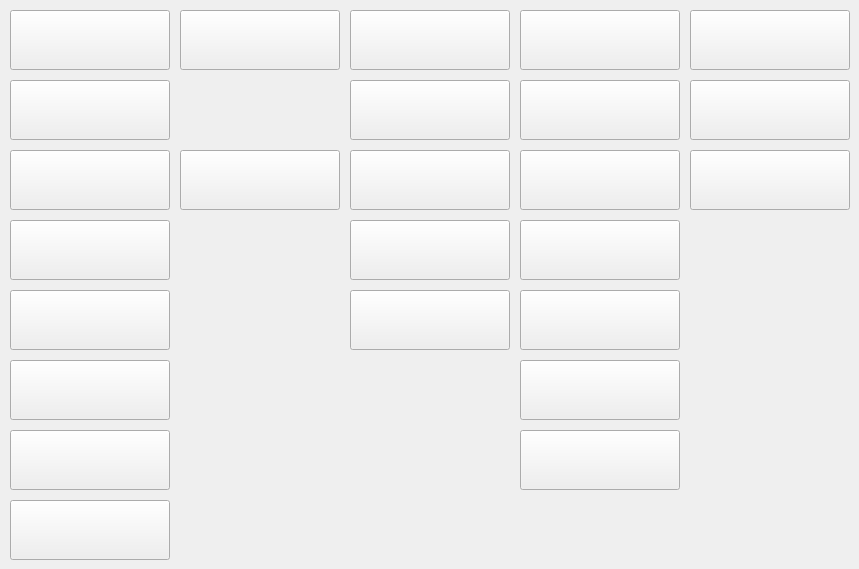
   <widget class="QWidget" name="tab_A_bis_F">
    <attribute name="title">
     <string>Websides von A bis F</string>
    </attribute>
    <widget class="QPushButton" name="Btn_BangBros">
     <property name="geometry">
      <rect>
       <x>10</x>
       <y>290</y>
       <width>160</width>
       <height>60</height>
      </rect>
     </property>
     <property name="toolTip">
      <string>bangros</string>
     </property>
     <property name="whatsThis">
      <string>BangBros</string>
     </property>
     <property name="styleSheet">
      <string notr="true">background-image: url(:/gui/resource_collection_files/Logos/grafics/BangBros/bangbros_160x60.png);</string>
     </property>
     <property name="text">
      <string/>
     </property>
    </widget>
    <widget class="QPushButton" name="Btn_Brazzers">
     <property name="geometry">
      <rect>
       <x>10</x>
       <y>360</y>
       <width>160</width>
       <height>60</height>
      </rect>
     </property>
     <property name="whatsThis">
      <string>Brazzers</string>
     </property>
     <property name="styleSheet">
      <string notr="true">background-image: url(:/gui/resource_collection_files/Logos/grafics/Brazzers/brazzers_160x60.png);</string>
     </property>
     <property name="text">
      <string/>
     </property>
    </widget>
    <widget class="QPushButton" name="Btn_21Naturals">
     <property name="geometry">
      <rect>
       <x>520</x>
       <y>10</y>
       <width>160</width>
       <height>60</height>
      </rect>
     </property>
     <property name="font">
      <font>
       <pointsize>18</pointsize>
      </font>
     </property>
     <property name="whatsThis">
      <string>21Naturals</string>
     </property>
     <property name="styleSheet">
      <string notr="true">background-image: url(:/gui/resource_collection_files/Logos/grafics/21Naturals/21Naturals_160x60.jpg);

</string>
     </property>
     <property name="text">
      <string/>
     </property>
    </widget>
    <widget class="QPushButton" name="Btn_21Sextury">
     <property name="geometry">
      <rect>
       <x>520</x>
       <y>80</y>
       <width>160</width>
       <height>60</height>
      </rect>
     </property>
     <property name="font">
      <font>
       <pointsize>18</pointsize>
      </font>
     </property>
     <property name="whatsThis">
      <string>21Sextury</string>
     </property>
     <property name="styleSheet">
      <string notr="true">background-image: url(:/gui/resource_collection_files/Logos/grafics/21Sextury/21Sextury_160x60.png);

</string>
     </property>
     <property name="text">
      <string/>
     </property>
    </widget>
    <widget class="QPushButton" name="Btn_3rdDegree">
     <property name="geometry">
      <rect>
       <x>180</x>
       <y>150</y>
       <width>160</width>
       <height>60</height>
      </rect>
     </property>
     <property name="font">
      <font>
       <pointsize>18</pointsize>
      </font>
     </property>
     <property name="whatsThis">
      <string>3rdDegree</string>
     </property>
     <property name="styleSheet">
      <string notr="true">background-image: url(:/gui/resource_collection_files/Logos/studios/3rdDegree/3rdDegree_160x60.jpg);

</string>
     </property>
     <property name="text">
      <string/>
     </property>
    </widget>
    <widget class="QPushButton" name="Btn_AllAnalAllTheTime">
     <property name="geometry">
      <rect>
       <x>10</x>
       <y>10</y>
       <width>160</width>
       <height>60</height>
      </rect>
     </property>
     <property name="font">
      <font>
       <pointsize>18</pointsize>
      </font>
     </property>
     <property name="whatsThis">
      <string>AllAnalAllTheTime</string>
     </property>
     <property name="styleSheet">
      <string notr="true">background-image: url(:/gui/resource_collection_files/Logos/grafics/AllAnalAllTheTime/AllAnalAllTheTime_160x60.jpg);

</string>
     </property>
     <property name="text">
      <string/>
     </property>
    </widget>
    <widget class="QPushButton" name="Btn_RealityJunkies">
     <property name="geometry">
      <rect>
       <x>520</x>
       <y>290</y>
       <width>160</width>
       <height>60</height>
      </rect>
     </property>
     <property name="font">
      <font>
       <pointsize>18</pointsize>
      </font>
     </property>
     <property name="whatsThis">
      <string>RealityJunkies</string>
     </property>
     <property name="styleSheet">
      <string notr="true">background-image: url(:/gui/resource_collection_files/Logos/grafics/RealityJunkies/RealityJunkies_160x60.png);</string>
     </property>
     <property name="text">
      <string/>
     </property>
    </widget>
    <widget class="QPushButton" name="Btn_RealityKings">
     <property name="geometry">
      <rect>
       <x>520</x>
       <y>430</y>
       <width>160</width>
       <height>60</height>
      </rect>
     </property>
     <property name="font">
      <font>
       <pointsize>18</pointsize>
      </font>
     </property>
     <property name="whatsThis">
      <string>RealityKings</string>
     </property>
     <property name="styleSheet">
      <string notr="true">background-image:url(:/gui/resource_collection_files/Logos/grafics/RealityKings/RealityKings_160x60.jpg)

</string>
     </property>
     <property name="text">
      <string/>
     </property>
    </widget>
    <widget class="QPushButton" name="Btn_Babes">
     <property name="geometry">
      <rect>
       <x>10</x>
       <y>220</y>
       <width>160</width>
       <height>60</height>
      </rect>
     </property>
     <property name="font">
      <font>
       <pointsize>18</pointsize>
      </font>
     </property>
     <property name="whatsThis">
      <string>Babes</string>
     </property>
     <property name="styleSheet">
      <string notr="true">background-image: url(:/gui/resource_collection_files/Logos/grafics/Babes/Babes_160x60.png);
</string>
     </property>
     <property name="text">
      <string/>
     </property>
    </widget>
    <widget class="QPushButton" name="Btn_EvilAngel">
     <property name="geometry">
      <rect>
       <x>690</x>
       <y>80</y>
       <width>160</width>
       <height>60</height>
      </rect>
     </property>
     <property name="sizePolicy">
      <sizepolicy hsizetype="Minimum" vsizetype="Fixed">
       <horstretch>0</horstretch>
       <verstretch>0</verstretch>
      </sizepolicy>
     </property>
     <property name="font">
      <font>
       <pointsize>18</pointsize>
      </font>
     </property>
     <property name="whatsThis">
      <string>EvilAngel</string>
     </property>
     <property name="styleSheet">
      <string notr="true">background-image: url(:/gui/resource_collection_files/Logos/grafics/EvilAngel/EvilAngel_160x60.jpg)




</string>
     </property>
     <property name="text">
      <string/>
     </property>
    </widget>
    <widget class="QPushButton" name="Btn_EroticaX">
     <property name="geometry">
      <rect>
       <x>350</x>
       <y>10</y>
       <width>160</width>
       <height>60</height>
      </rect>
     </property>
     <property name="font">
      <font>
       <pointsize>18</pointsize>
      </font>
     </property>
     <property name="whatsThis">
      <string>EroticaX</string>
     </property>
     <property name="styleSheet">
      <string notr="true">background-image: url(:/gui/resource_collection_files/Logos/grafics/EroticaX/EroticaX_160x60.png);

</string>
     </property>
     <property name="text">
      <string/>
     </property>
    </widget>
    <widget class="QPushButton" name="Btn_AnalJust">
     <property name="geometry">
      <rect>
       <x>10</x>
       <y>80</y>
       <width>160</width>
       <height>60</height>
      </rect>
     </property>
     <property name="font">
      <font>
       <pointsize>18</pointsize>
      </font>
     </property>
     <property name="whatsThis">
      <string>AnalJust</string>
     </property>
     <property name="styleSheet">
      <string notr="true">background-image: url(:/gui/resource_collection_files/Logos/grafics/AnalJust/AnalJust_160x60.png);

</string>
     </property>
     <property name="text">
      <string/>
     </property>
    </widget>
    <widget class="QPushButton" name="Btn_5KPornTeens">
     <property name="geometry">
      <rect>
       <x>180</x>
       <y>10</y>
       <width>160</width>
       <height>60</height>
      </rect>
     </property>
     <property name="font">
      <font>
       <pointsize>18</pointsize>
      </font>
     </property>
     <property name="whatsThis">
      <string>5KPornTeens</string>
     </property>
     <property name="styleSheet">
      <string notr="true">background-image: url(:/gui/resource_collection_files/Logos/grafics/5KPornTeens/5KPornTeens_160x60.jpg);

</string>
     </property>
     <property name="text">
      <string/>
     </property>
    </widget>
    <widget class="QPushButton" name="Btn_FirstAnalQuest">
     <property name="geometry">
      <rect>
       <x>350</x>
       <y>80</y>
       <width>160</width>
       <height>60</height>
      </rect>
     </property>
     <property name="font">
      <font>
       <pointsize>18</pointsize>
      </font>
     </property>
     <property name="whatsThis">
      <string>FirstAnalQuest</string>
     </property>
     <property name="styleSheet">
      <string notr="true">background-image: url(:/gui/resource_collection_files/Logos/grafics/FirstAnalQuest/FirstAnalQuest_160x60.png);
</string>
     </property>
     <property name="text">
      <string/>
     </property>
    </widget>
    <widget class="QPushButton" name="Btn_CherryPimps">
     <property name="geometry">
      <rect>
       <x>10</x>
       <y>500</y>
       <width>160</width>
       <height>60</height>
      </rect>
     </property>
     <property name="font">
      <font>
       <pointsize>18</pointsize>
      </font>
     </property>
     <property name="whatsThis">
      <string>CherryPimps</string>
     </property>
     <property name="styleSheet">
      <string notr="true">background-image: url(:/gui/resource_collection_files/Logos/grafics/CherryPimps/CherryPimps_160x60.png);

</string>
     </property>
     <property name="text">
      <string/>
     </property>
    </widget>
    <widget class="QPushButton" name="Btn_BANG">
     <property name="geometry">
      <rect>
       <x>10</x>
       <y>430</y>
       <width>160</width>
       <height>60</height>
      </rect>
     </property>
     <property name="font">
      <font>
       <pointsize>18</pointsize>
      </font>
     </property>
     <property name="whatsThis">
      <string>Bang!</string>
     </property>
     <property name="styleSheet">
      <string notr="true">background-image: url(:/gui/resource_collection_files/Logos/grafics/BANG!/BANG_160x60.png);

</string>
     </property>
     <property name="text">
      <string/>
     </property>
    </widget>
    <widget class="QPushButton" name="Btn_FootsieBabes">
     <property name="geometry">
      <rect>
       <x>350</x>
       <y>150</y>
       <width>160</width>
       <height>60</height>
      </rect>
     </property>
     <property name="font">
      <font>
       <pointsize>18</pointsize>
      </font>
     </property>
     <property name="whatsThis">
      <string>FootsieBabes</string>
     </property>
     <property name="styleSheet">
      <string notr="true">background-image: url(:/gui/resource_collection_files/Logos/grafics/FootsieBabes/FootsieBabes_160x60.png);

</string>
     </property>
     <property name="text">
      <string/>
     </property>
    </widget>
    <widget class="QPushButton" name="Btn_DaneJones">
     <property name="geometry">
      <rect>
       <x>520</x>
       <y>360</y>
       <width>160</width>
       <height>60</height>
      </rect>
     </property>
     <property name="font">
      <font>
       <pointsize>18</pointsize>
      </font>
     </property>
     <property name="whatsThis">
      <string>DaneJones</string>
     </property>
     <property name="styleSheet">
      <string notr="true">background-image: url(:/gui/resource_collection_files/Logos/grafics/DaneJones/DaneJones_160x60.jpg);

</string>
     </property>
     <property name="text">
      <string/>
     </property>
    </widget>
    <widget class="QPushButton" name="Btn_RoccoSiffredi">
     <property name="geometry">
      <rect>
       <x>690</x>
       <y>10</y>
       <width>160</width>
       <height>60</height>
      </rect>
     </property>
     <property name="font">
      <font>
       <pointsize>18</pointsize>
      </font>
     </property>
     <property name="whatsThis">
      <string>rRccoSiffredi</string>
     </property>
     <property name="styleSheet">
      <string notr="true">background-image: url(:/gui/resource_collection_files/Logos/grafics/RoccoSiffredi/RoccoSiffredi_160x60.jpg);

</string>
     </property>
     <property name="text">
      <string/>
     </property>
    </widget>
    <widget class="QPushButton" name="Btn_21Sextreme">
     <property name="geometry">
      <rect>
       <x>520</x>
       <y>150</y>
       <width>160</width>
       <height>60</height>
      </rect>
     </property>
     <property name="font">
      <font>
       <pointsize>18</pointsize>
      </font>
     </property>
     <property name="whatsThis">
      <string>21Sextreme</string>
     </property>
     <property name="styleSheet">
      <string notr="true">background-image:url(:/gui/resource_collection_files/Logos/grafics/21Sextreme/21Sextreme_160x60.png)</string>
     </property>
     <property name="text">
      <string/>
     </property>
    </widget>
    <widget class="QPushButton" name="Btn_LezCuties">
     <property name="geometry">
      <rect>
       <x>520</x>
       <y>220</y>
       <width>160</width>
       <height>60</height>
      </rect>
     </property>
     <property name="font">
      <font>
       <pointsize>18</pointsize>
      </font>
     </property>
     <property name="whatsThis">
      <string>LezCuties</string>
     </property>
     <property name="styleSheet">
      <string notr="true">background-image:url(:/gui/resource_collection_files/Logos/grafics/LezCuties/LezCuties_160x60.png)</string>
     </property>
     <property name="text">
      <string/>
     </property>
    </widget>
    <widget class="QPushButton" name="Btn_EdgeQueens">
     <property name="geometry">
      <rect>
       <x>690</x>
       <y>150</y>
       <width>160</width>
       <height>60</height>
      </rect>
     </property>
     <property name="sizePolicy">
      <sizepolicy hsizetype="Minimum" vsizetype="Fixed">
       <horstretch>0</horstretch>
       <verstretch>0</verstretch>
      </sizepolicy>
     </property>
     <property name="font">
      <font>
       <pointsize>18</pointsize>
      </font>
     </property>
     <property name="whatsThis">
      <string>EdgeQueens</string>
     </property>
     <property name="styleSheet">
      <string notr="true">background-image: url(:/gui/resource_collection_files/Logos/grafics/EdgeQueens/EdgeQueens_160x60.jpg);




</string>
     </property>
     <property name="text">
      <string/>
     </property>
    </widget>
    <widget class="QPushButton" name="Btn_FamilyXXX">
     <property name="geometry">
      <rect>
       <x>350</x>
       <y>220</y>
       <width>160</width>
       <height>60</height>
      </rect>
     </property>
     <property name="font">
      <font>
       <pointsize>18</pointsize>
      </font>
     </property>
     <property name="whatsThis">
      <string>FamilyXXX</string>
     </property>
     <property name="styleSheet">
      <string notr="true">background-image: url(:/gui/resource_collection_files/Logos/grafics/FamilyXXX/FamilyXXX_160x60.jpg);

</string>
     </property>
     <property name="text">
      <string/>
     </property>
    </widget>
    <widget class="QPushButton" name="Btn_NewSensations">
     <property name="geometry">
      <rect>
       <x>350</x>
       <y>290</y>
       <width>160</width>
       <height>60</height>
      </rect>
     </property>
     <property name="font">
      <font>
       <pointsize>18</pointsize>
      </font>
     </property>
     <property name="toolTipDuration">
      <number>-3</number>
     </property>
     <property name="whatsThis">
      <string>NewSensations</string>
     </property>
     <property name="styleSheet">
      <string notr="true">background-image: url(:/gui/resource_collection_files/Logos/grafics/NewSensations/NewSensations_160x60.jpg);

</string>
     </property>
     <property name="text">
      <string/>
     </property>
    </widget>
    <widget class="QPushButton" name="Btn_AsianStreetMeat">
     <property name="geometry">
      <rect>
       <x>10</x>
       <y>150</y>
       <width>160</width>
       <height>60</height>
      </rect>
     </property>
     <property name="font">
      <font>
       <pointsize>18</pointsize>
      </font>
     </property>
     <property name="whatsThis">
      <string>AsianStreetMeat</string>
     </property>
     <property name="styleSheet">
      <string notr="true">background-image: url(:/gui/resource_collection_files/Logos/grafics/AsianStreetMeat/asianstreetmeat_160x60.jpg);
</string>
     </property>
     <property name="text">
      <string/>
     </property>
    </widget>
   </widget>
